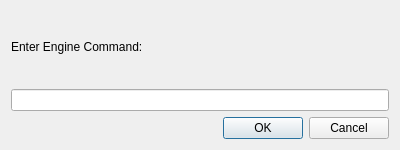
<?xml version="1.0" encoding="UTF-8"?>
<ui version="4.0">
 <class>EngineCommandDialog</class>
 <widget class="QDialog" name="EngineCommandDialog">
  <property name="geometry">
   <rect>
    <x>0</x>
    <y>0</y>
    <width>400</width>
    <height>150</height>
   </rect>
  </property>
  <property name="windowTitle">
   <string>Engine Command</string>
  </property>
  <layout class="QVBoxLayout" name="verticalLayout">
   <item>
    <widget class="QLabel" name="label">
     <property name="text">
      <string>Enter Engine Command:</string>
     </property>
    </widget>
   </item>
   <item>
    <widget class="QLineEdit" name="commandLineEdit"/>
   </item>
   <item>
    <widget class="QDialogButtonBox" name="buttonBox">
     <property name="orientation">
      <enum>Qt::Horizontal</enum>
     </property>
     <property name="standardButtons">
      <set>QDialogButtonBox::Cancel|QDialogButtonBox::Ok</set>
     </property>
    </widget>
   </item>
  </layout>
 </widget>
 <resources/>
 <connections>
  <connection>
   <sender>buttonBox</sender>
   <signal>accepted()</signal>
   <receiver>EngineCommandDialog</receiver>
   <slot>accept()</slot>
   <hints>
    <hint type="sourcelabel">
     <x>248</x>
     <y>254</y>
    </hint>
    <hint type="destinationlabel">
     <x>157</x>
     <y>274</y>
    </hint>
   </hints>
  </connection>
  <connection>
   <sender>buttonBox</sender>
   <signal>rejected()</signal>
   <receiver>EngineCommandDialog</receiver>
   <slot>reject()</slot>
   <hints>
    <hint type="sourcelabel">
     <x>316</x>
     <y>260</y>
    </hint>
    <hint type="destinationlabel">
     <x>286</x>
     <y>274</y>
    </hint>
   </hints>
  </connection>
 </connections>
</ui>
